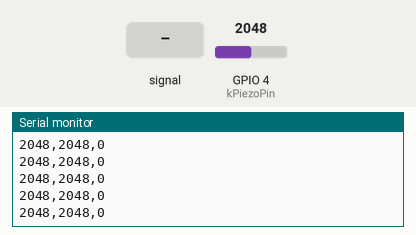
Simulated run of this program. Board: ESP32-C3. Shown: the last lines printed to the serial monitor. The test bench sets the inputs (shaded band); at power-on: GPIO 4 (kPiezoPin) = 2048.

Above: at 1.2 s.
1.3 s: GPIO 4 (kPiezoPin) fed a 200 Hz sine of ±327 counts around its level
At 1.31 s:
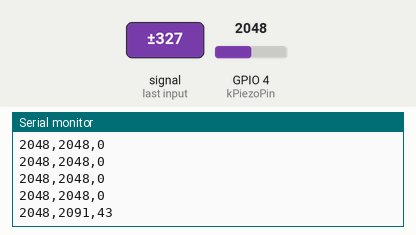
2.8 s: GPIO 4 (kPiezoPin) set to 2866
At 2.81 s:
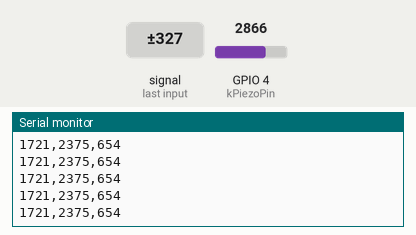
4.3 s: GPIO 4 (kPiezoPin) fed a 1000 Hz sine of ±1023 counts around its level
At 4.31 s:
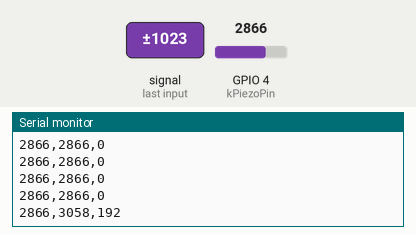
5.8 s: GPIO 4 (kPiezoPin) set to 3603
At 5.81 s:
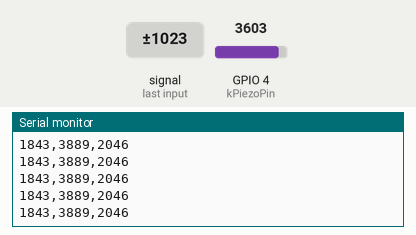
Timing chart, 0 to 8.3 s (numbered marks = the images above; inputs shaded):
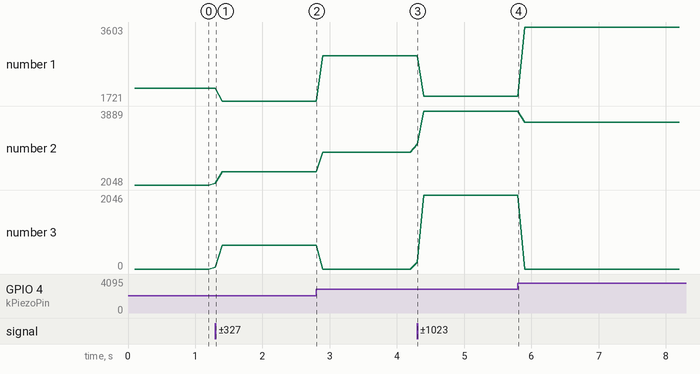

Measured:
- after the input at 1.3 s, the serial monitor: prints a new line at once (image 1)
- after the input at 4.3 s, the serial monitor: prints a new line at once (image 3)
- plotted number 1: 2048 → 1721 after the input at 1.3 s, 1721 → 2866 after the input at 2.8 s, 2866 → 1843 after the input at 4.3 s, 1843 → 3603 after the input at 5.8 s
- plotted number 2: 2048 → 2375 after the input at 1.3 s, 2375 → 2866 after the input at 2.8 s, 2866 → 3889 after the input at 4.3 s, 3889 → 3603 after the input at 5.8 s
- plotted number 3: 0 → 654 after the input at 1.3 s, 0 → 2046 after the input at 4.3 s

The program:

main.cpp
```cpp
// phase0: ピエゾがGPIO4の保護回路(Rs=47kΩ, Rb=10MΩ, D1/D2=1N60)経由で
// 反応するかを確認するだけの最小スケッチ。詳細は docs/piezo.md 参照。
//
// 確認方法: 書き込み後 `pio device monitor` 等でシリアルを見ながら、
//           円板を指で軽く叩く/机を叩く等で値が動くか見る。
// 生値を毎サンプル出すと流れて読めないため、kWindowMsごとにmin/max/振れ幅
// (peak-to-peak)だけを出す。

#include <Arduino.h>

const int kPiezoPin = 4; // GPIO4
const unsigned long kWindowMs = 100; // この時間内のmin/maxをまとめて出す

void setup() {
  Serial.begin(115200);
  analogSetAttenuation(ADC_11db); // フルスケール(~0-3.3V)を使う
}

void loop() {
  int vmin = 4095;
  int vmax = 0;
  unsigned long windowStart = millis();
  while (millis() - windowStart < kWindowMs) {
    int v = analogRead(kPiezoPin);
    if (v < vmin) vmin = v;
    if (v > vmax) vmax = v;
  }
  Serial.print(vmin);
  Serial.print(",");
  Serial.print(vmax);
  Serial.print(",");
  Serial.println(vmax - vmin); // peak-to-peak
}
```
